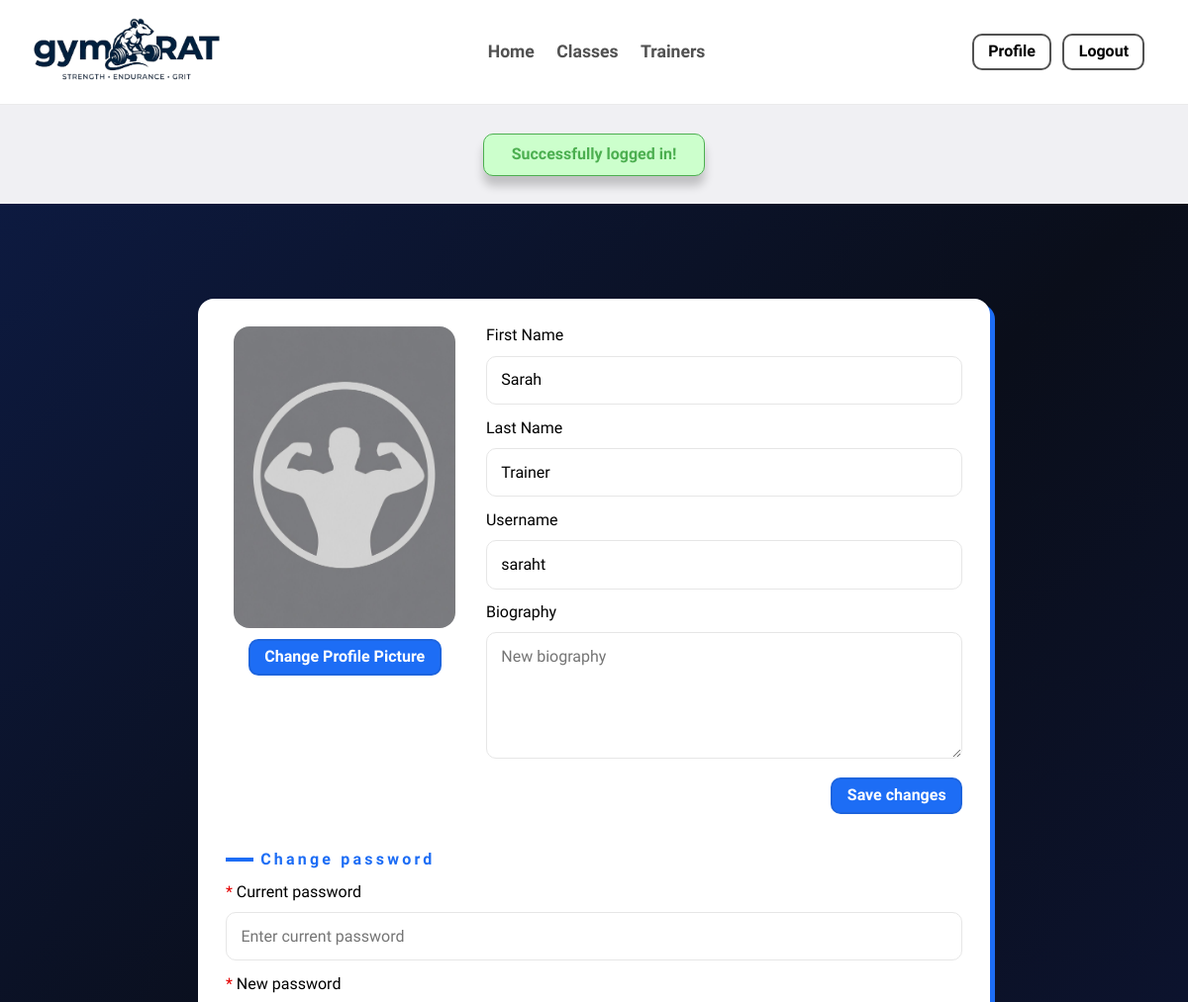
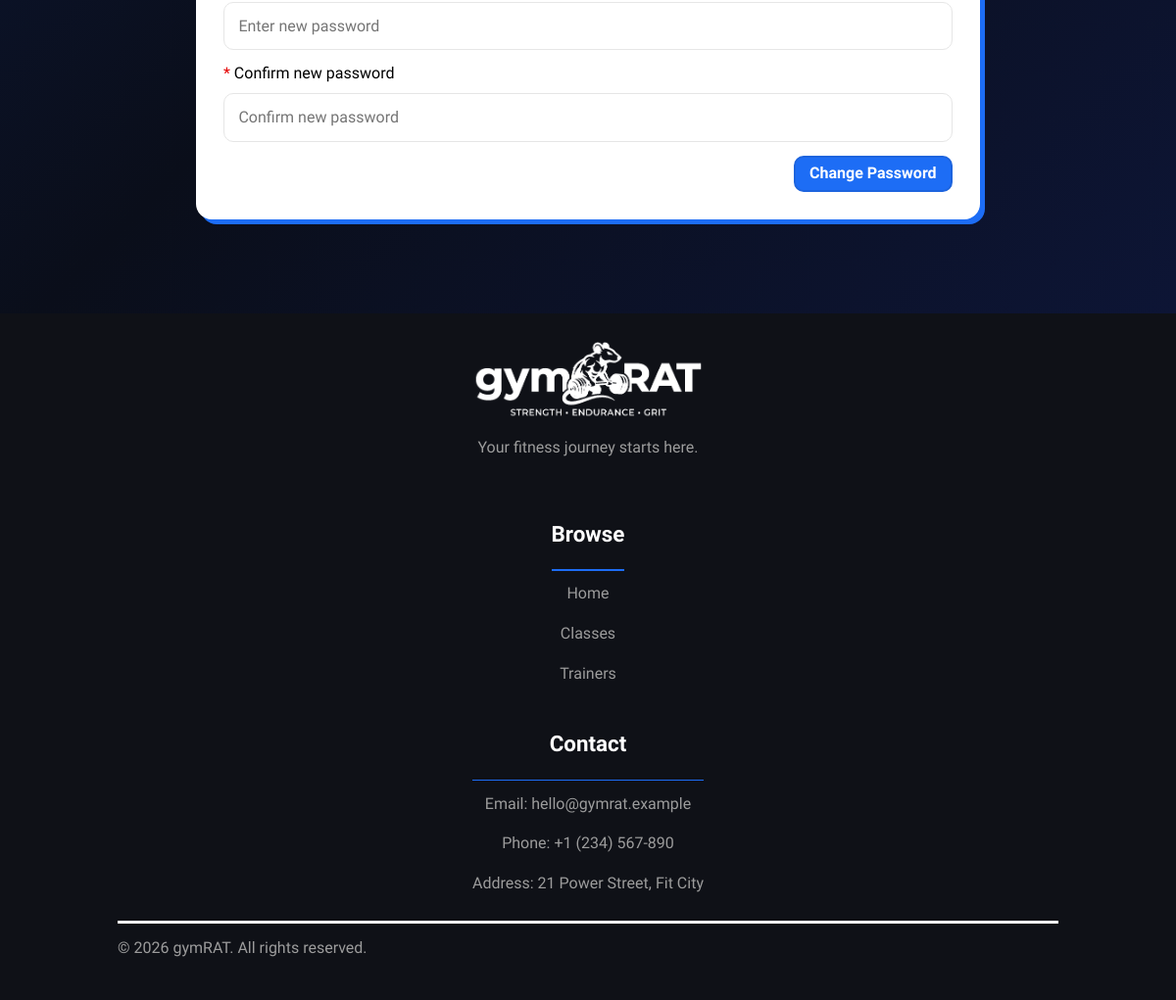
The page /pages/editProfile.php (signed in) on the database its author committed (2 pictures, top to bottom).
### tables this page shows
CREATE TABLE User (
    id INTEGER NOT NULL,
    first_name TEXT NOT NULL,
    last_name TEXT NOT NULL,
    username TEXT NOT NULL,
    email TEXT NOT NULL,
    password TEXT NOT NULL,
    is_active INTEGER NOT NULL DEFAULT 1,
    role_change_count INTEGER NOT NULL DEFAULT 0,

    CONSTRAINT PK_User PRIMARY KEY (id),
    CONSTRAINT UQ_User_username UNIQUE (username),
    CONSTRAINT UQ_User_email UNIQUE (email),
    CONSTRAINT ValidActive CHECK (is_active IN (0, 1))
);

### utils/helpers.php (called while the page is built, shortened)
<?php
    function getProfileImageUrl(?int $userId): string {
        return file_exists('../img/profiles/' . $userId . '.jpg')
        ? '../img/profiles/' . $userId . '.jpg'
        : '../img/profiles/default.jpg';
    }
?>

### database/authenticated_user.class.php (called while the page is built, shortened)
<?php
    class AuthenticatedUser {
        public static function getUser(PDO $db, int $id) : ?AuthenticatedUser {
            $stmt = $db->prepare('SELECT * FROM User WHERE id = ?');
            $stmt->execute([$id]);
            $userData = $stmt->fetch();
            $role = self::getRoleFromDB($db, $id);
            if ($userData) {
                return new AuthenticatedUser(
                    $userData['id'],
                    $userData['first_name'],
                    $userData['last_name'],
                    $userData['username'],
                    $userData['email'],
                    (bool) $userData['is_active'],
                    $role
                );
            }
            return null;
        }
        private static function getRoleFromDB(PDO $db, int $userId) : string {
            $stmt = $db->prepare("
                SELECT CASE
                    WHEN Admin.id IS NOT NULL THEN 'Admin'
                    WHEN Trainer.id IS NOT NULL THEN 'Trainer'
                    WHEN Member.id IS NOT NULL THEN 'Member'
                    ELSE 'User'
                END AS role
                FROM User
                LEFT JOIN Admin ON User.id = Admin.id
                LEFT JOIN Trainer ON User.id = Trainer.id
                LEFT JOIN Member  ON User.id = Member.id
                WHERE User.id = ?");
            $stmt->execute([$userId]);
            $result = $stmt->fetch();
            return $result['role'];
        }
    }
?>

### utils/session.php (called while the page is built, shortened)
<?php
class Session {
    public function getId() : ?int {
        return isset($_SESSION['id']) ? $_SESSION['id'] : null;
    }
    public function isTrainer() : bool {
        return isset($_SESSION['role']) && $_SESSION['role'] === 'Trainer';
    }
}
?>

### database/trainer.class.php (called while the page is built, shortened)
<?php
    require_once(__DIR__ . '/authenticated_user.class.php');
    class Trainer extends AuthenticatedUser {
        public static function getTrainerBioById(PDO $db, int $trainerId) : ?string {
            $stmt = $db->prepare('SELECT bio FROM Trainer WHERE id = ?');
            $stmt->execute([$trainerId]);
            $row = $stmt->fetch();
            return $row ? $row['bio'] : null;
        }
    }
?>

### templates/editProfile.php (the view, shortened to what this page needs)
<?php
  require_once(__DIR__ . '/../utils/helpers.php');
?>
<?php function drawProfileEditForm(int $userId, string $firstName, string $lastName, string $username, ?string $biography, Session $session) {
  $photoUrl = getProfileImageUrl($userId);
  ?>
  <div class="intro">
    <div id="profile">
      <div class="profile-picture">
        <img src="<?= htmlspecialchars($photoUrl) ?>" alt="profile photo">
        <form method="post" action="../actions/action_uploadProfilePicture.php" enctype="multipart/form-data" id="upload-form">
          <button type="button" class="btn medium blue" id="upload-btn">Change Profile Picture</button>
        </form>
      </div>
      <form method="post" action="../actions/action_editProfile.php">
        <label>
          First Name
          <input type="text" name="first-name" value="<?= htmlspecialchars($firstName) ?>" placeholder="New first name">
        </label>
        <label>
          Last Name
          <input type="text" name="last-name" value="<?= htmlspecialchars($lastName) ?>" placeholder="New last name">
        </label>
        <label>
          Username
          <input type="text" name="username" value="<?= htmlspecialchars($username) ?>" placeholder="New username">
        </label>
        <?php if ($session->isTrainer() && $biography !== null) { ?>
          <label>
            Biography
            <textarea name="biography" placeholder="New biography"><?= htmlspecialchars($biography) ?></textarea>
          </label>
        <?php } ?>
        <button class="btn medium blue" type="submit">Save changes</button>
      </form>
      <div class="change-password">
        <p class="detail">Change password</p>
        <form method="post" action="../actions/action_changePassword.php">
          <label>
            Current password
            <input type="password" name="current-password" placeholder="Enter current password" required>
          </label>
          <label>
            New password
            <input type="password" name="new-password" placeholder="Enter new password" required>
          </label>
          <label>
            Confirm new password
            <input type="password" name="confirm-password" placeholder="Confirm new password" required>
          </label>
          <button class="btn medium blue" type="submit">Change Password</button>
        </form>
      </div>
    </div>
  </div>
<?php } ?>
<?php function drawEditProfilePage(int $userId, string $firstName, string $lastName, string $username, ?string $biography, Session $session, ) {
  drawProfileEditForm($userId, $firstName, $lastName, $username, $biography, $session);
} ?>

### rows shown on the page
user: first-name "Sarah", last-name "Trainer", username "saraht"

### other values the page prints
$message['text'] "Successfully logged in!"
